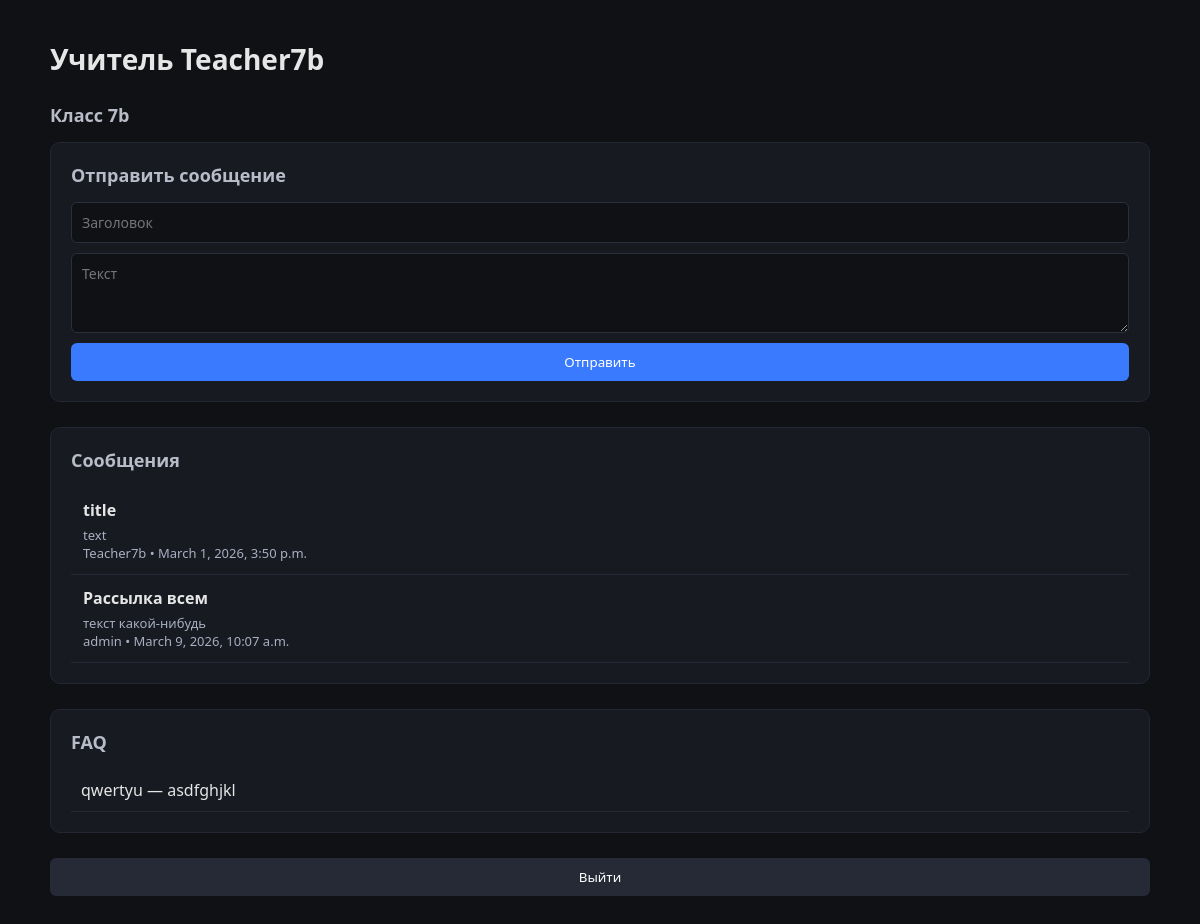
/ (signed in), run on an earlier commit of the app's database.
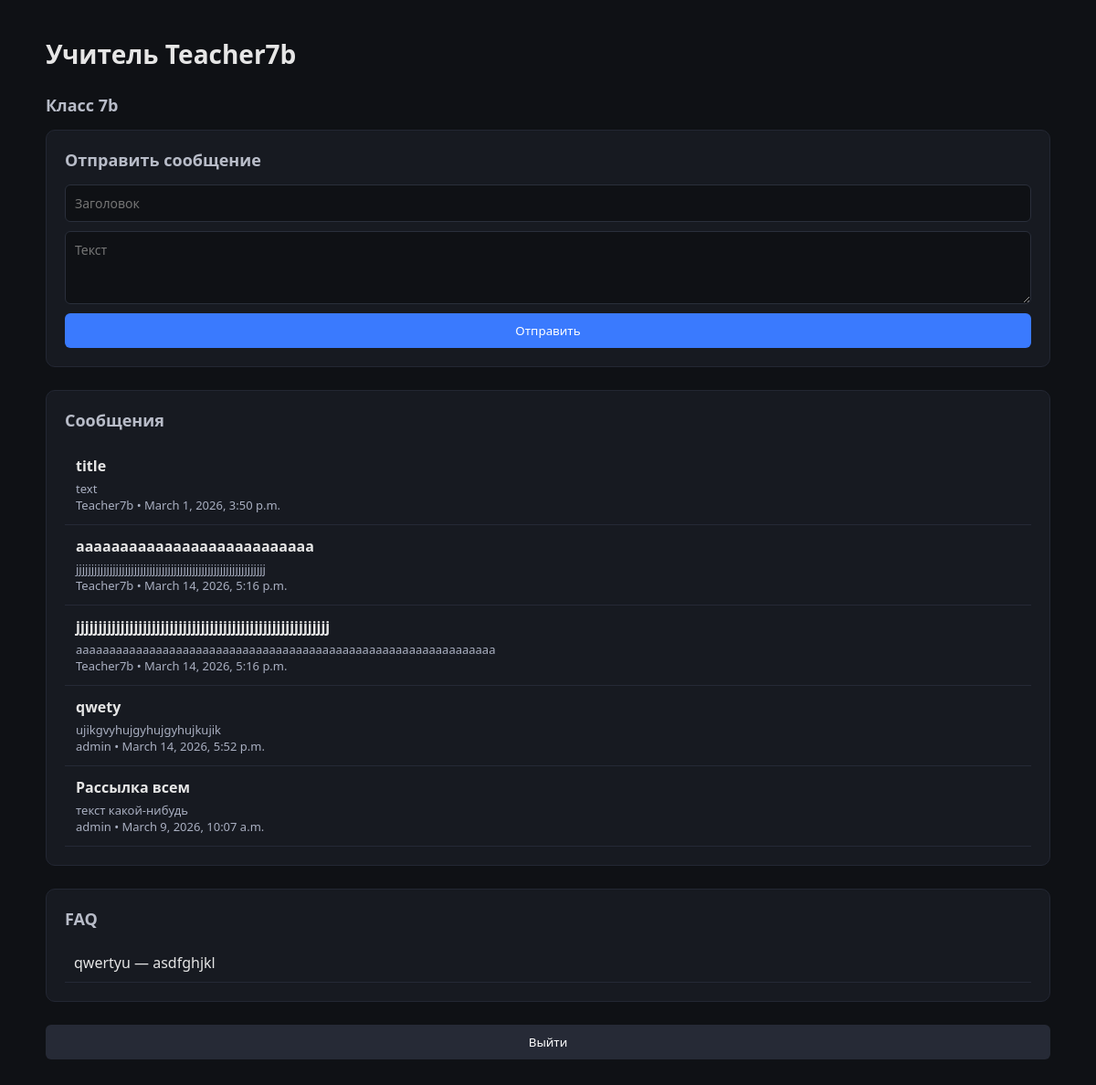
And on a later commit of the database.
### core/models.py (models this page shows, shortened)
class Message(models.Model):
    author = models.ForeignKey("User", on_delete=models.CASCADE)
    title = models.CharField()
    text = models.TextField()
    time = models.DateTimeField(auto_now_add=True)
    SchoolClass = models.ForeignKey("SchoolClass", on_delete=models.CASCADE, blank=True, null=True, verbose_name="Выберите класс. Если оставить пустым - отправится всем")

class User(AbstractUser):
    ROLE_CHOICES = (
        ("admin", "админ"),
        ("teacher", "учитель"),
        ("parent", "родитель"),
        ("student", "ученик")
    )
    roles = models.CharField(max_length=50, choices=ROLE_CHOICES)
    def __str__(self):
        return self.username

class FAQ(models.Model):
    question = models.CharField()
    answer = models.TextField()

### core/views.py (the view, shortened to what this page needs)
# urls.py: path("", views.my_view, name = "my_view"),
@login_required
def my_view(request) -> HttpResponse | HttpResponseRedirect:
    if request.user.roles == "teacher":
        teacherData = Teacher.objects.get(user = request.user)
        messages = Message.objects.filter(Q(SchoolClass = teacherData.teacherClass)|Q(SchoolClass__isnull=True))
        faq = FAQ.objects.all()
        return render(
        request,
        "core/teacher.html",
        {
            "name": teacherData.user.username,
            "school_class": teacherData.teacherClass,
            "messages": messages,
            "faqs": faq
        }
        )

### core/templates/core/teacher.html (shortened to what this page needs)
<!DOCTYPE html>
<html>
<head>
{%load static%}
<link rel="stylesheet" href="{%static 'css/style.css'%}">
</head>
<body>
<div class="container">
<h1>Учитель {{name}}</h1>
<h2>Класс {{school_class.name}}</h2>
<div class="card">
<h2>Отправить сообщение</h2>
<form method="post">
<input type="text" name="title" placeholder="Заголовок">
<textarea name="text" placeholder="Текст"></textarea>
<button type="submit">Отправить</button>
</form>
</div>
<div class="card">
<h2>Сообщения</h2>
{% for message in messages %}
<div class="message">
<h3>{{message.title}}</h3>
<p>{{message.text}}</p>
<p>{{message.author}} • {{message.time}}</p>
</div>
{% endfor %}
</div>
<div class="card">
<h2>FAQ</h2>
<ul class="list">
{% for faq in faqs %}
<li>{{faq.question}} — {{faq.answer}}</li>
{% endfor %}
</ul>
</div>
<form method="post" action="{%url 'logout'%}">
<button class="logout">Выйти</button>
</form>
</div>
</body>
</html>

What changed in the data, as far as the page shows it:
added Message: title "aaaaaaaaaaaaaaaaaaaaaaaaaaa", text "jjjjjjjjjjjjjjjjjjjjjjjjjjjjjjjjjjjjjjjjjjjjjjjjjjjjjjjjjjjjjj", author "Teacher7b", time "March 14, 2026, 5:16 p.m."
added Message: title "jjjjjjjjjjjjjjjjjjjjjjjjjjjjjjjjjjjjjjjjjjjjjjjjjjjjjjjjj", text "aaaaaaaaaaaaaaaaaaaaaaaaaaaaaaaaaaaaaaaaaaaaaaaaaaaaaaaaaaaaaaa", author "Teacher7b", time "March 14, 2026, 5:16 p.m."
added Message: title "qwety", text "ujikgvyhujgyhujgyhujkujik", author "admin", time "March 14, 2026, 5:52 p.m."
